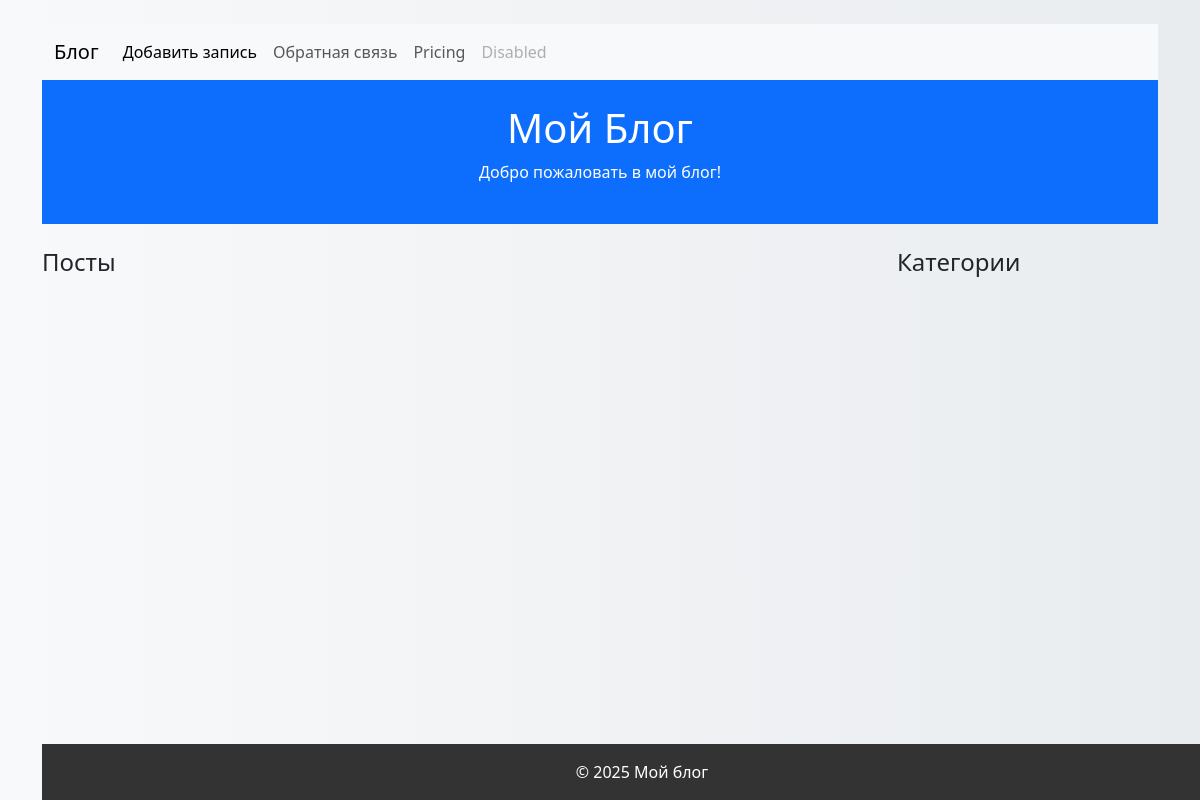
Before: /?category=1 with the older database file.
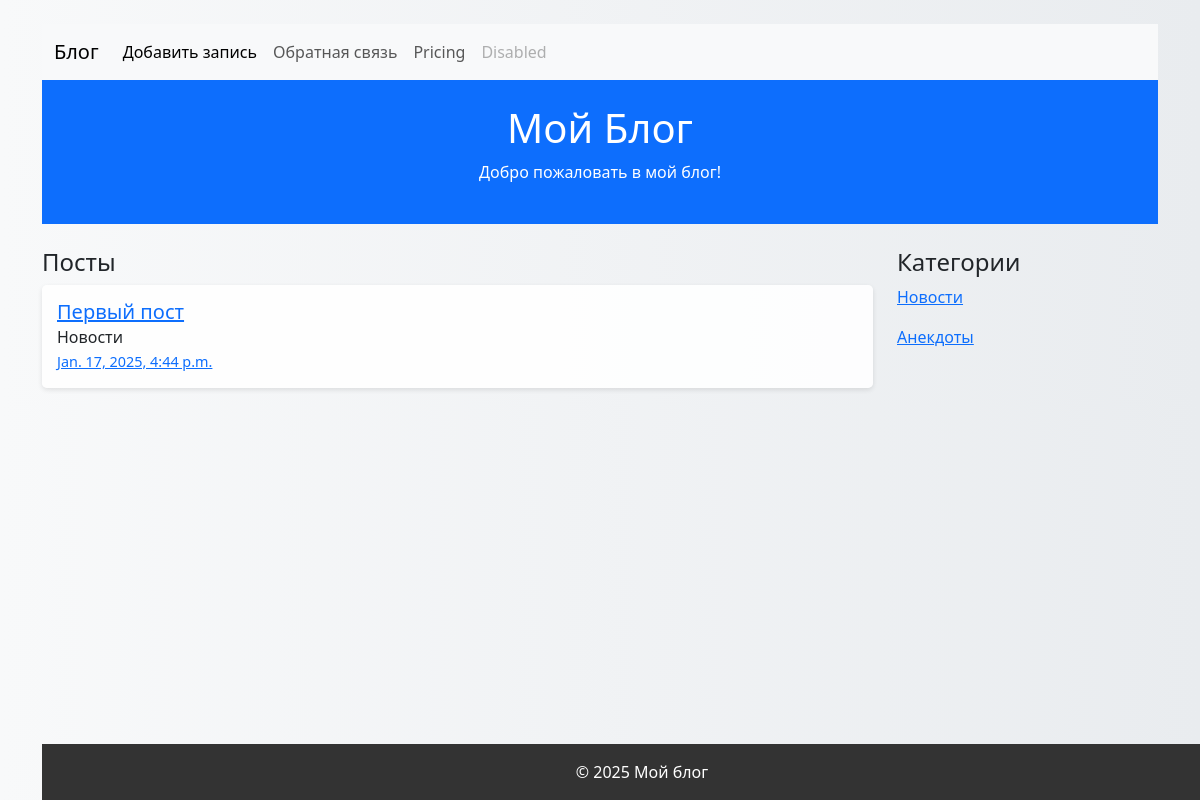
After: the same page with the newer database file.
### core/models.py (models this page shows, shortened)
class Post(models.Model):
     title = models.CharField(max_length=255, verbose_name='Заголовок')
     text = models.TextField(max_length=255, verbose_name='Текст')
     created_date = models.DateTimeField(auto_now_add=True, verbose_name='Дата создания')
     category = models.ForeignKey(PostCategory, blank=True, null=True, on_delete=models.SET_NULL, verbose_name='Категория')
     class Meta:
        verbose_name = 'Пост'
        verbose_name_plural = 'Посты'
        ordering = ['-created_date']

class PostCategory(models.Model):
    title = models.CharField(max_length=255, verbose_name='Название')
    class Meta:
        verbose_name = 'Категория'
        verbose_name_plural = 'Категории'
    def __str__(self):
        return self.title

### core/views.py (the view)
# urls.py: path('', views.main, name='main'),
def main (request):
    posts = Post.objects.all()
    category = request.GET.get('category')
    if category:
        posts = posts.filter(category__id=category)
    categories = PostCategory.objects.all()
    return render(request, 'index.html', {'posts': posts, 'categories': categories})

### templates/index.html
{% extends 'base.html' %}
{% block content %}
<div class="row mt-4">
        <div class="col-md-9">
            <h4>Посты</h4>
            {% for post in posts %}
            <div class="list-group">
                <div class="post-item">
                    <h5 class="mb-1"><a href="{% url 'post_detail' post.id %}">{{post.title}}</a></h5>
                    <h6 class="mb-1">
                        {% if post.category %}
                         {{post.category}}
                        {% endif %}
                    </h6>
                    <div class="post-date"><a href="{% url 'post_detail' post.id %}">{{post.created_date}}</a></div>
                </div>
            </div>
            {% endfor %}
        </div>
        <div class="col-md-3">
            <h4>Категории</h4>
            {% for category in categories %}
            <p><a href="?category={{ category.id }}">{{ category.title}}</a></p>
            {% endfor %}
        </div>
</div>
{% endblock %}

Changed rows visible on the page:
now on this page (row edited): Post: title "Первый пост", category "Новости", created_date "Jan. 17, 2025, 4:44 p.m."
added PostCategory: title "Новости"
added PostCategory: title "Анекдоты"
